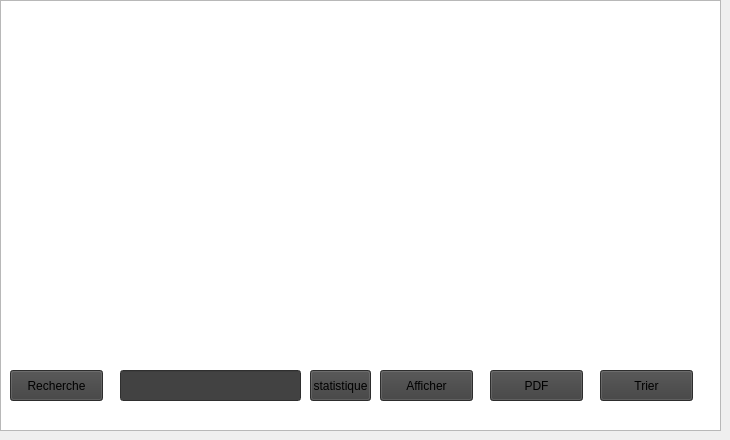
      <widget class="QWidget" name="tab_29">
       <attribute name="title">
        <string>Liste des utilisateurs </string>
       </attribute>
       <widget class="QTableWidget" name="table1">
        <property name="geometry">
         <rect>
          <x>-20</x>
          <y>0</y>
          <width>721</width>
          <height>421</height>
         </rect>
        </property>
        <property name="minimumSize">
         <size>
          <width>681</width>
          <height>0</height>
         </size>
        </property>
        <property name="font">
         <font>
          <pointsize>13</pointsize>
          <weight>50</weight>
          <bold>false</bold>
         </font>
        </property>
        <property name="styleSheet">
         <string notr="true">background-color: rgb(255, 255, 255);</string>
        </property>
        <row>
         <property name="text">
          <string/>
         </property>
        </row>
        <row>
         <property name="text">
          <string/>
         </property>
        </row>
        <row>
         <property name="text">
          <string/>
         </property>
        </row>
        <row>
         <property name="text">
          <string/>
         </property>
        </row>
       </widget>
       <widget class="QTableView" name="tableau">
        <property name="geometry">
         <rect>
          <x>0</x>
          <y>0</y>
          <width>721</width>
          <height>431</height>
         </rect>
        </property>
       </widget>
       <widget class="QPushButton" name="trier">
        <property name="geometry">
         <rect>
          <x>600</x>
          <y>370</y>
          <width>93</width>
          <height>31</height>
         </rect>
        </property>
        <property name="styleSheet">
         <string notr="true">background-color: rgb(63, 63, 63);</string>
        </property>
        <property name="text">
         <string>Trier</string>
        </property>
       </widget>
       <widget class="QPushButton" name="recherche">
        <property name="geometry">
         <rect>
          <x>10</x>
          <y>370</y>
          <width>93</width>
          <height>31</height>
         </rect>
        </property>
        <property name="styleSheet">
         <string notr="true">background-color: rgb(63, 63, 63);</string>
        </property>
        <property name="text">
         <string>Recherche</string>
        </property>
       </widget>
       <widget class="QLineEdit" name="chercher">
        <property name="geometry">
         <rect>
          <x>120</x>
          <y>370</y>
          <width>181</width>
          <height>31</height>
         </rect>
        </property>
        <property name="styleSheet">
         <string notr="true">background-color: rgb(66, 66, 66);</string>
        </property>
       </widget>
       <widget class="QPushButton" name="afficher">
        <property name="geometry">
         <rect>
          <x>380</x>
          <y>370</y>
          <width>93</width>
          <height>31</height>
         </rect>
        </property>
        <property name="styleSheet">
         <string notr="true">background-color: rgb(63, 63, 63);</string>
        </property>
        <property name="text">
         <string>Afficher</string>
        </property>
       </widget>
       <widget class="QPushButton" name="pdf_2">
        <property name="geometry">
         <rect>
          <x>490</x>
          <y>370</y>
          <width>93</width>
          <height>31</height>
         </rect>
        </property>
        <property name="styleSheet">
         <string notr="true">background-color: rgb(63, 63, 63);</string>
        </property>
        <property name="text">
         <string>PDF</string>
        </property>
       </widget>
       <widget class="QPushButton" name="statistique">
        <property name="geometry">
         <rect>
          <x>310</x>
          <y>370</y>
          <width>61</width>
          <height>31</height>
         </rect>
        </property>
        <property name="styleSheet">
         <string notr="true">background-color: rgb(63, 63, 63);</string>
        </property>
        <property name="text">
         <string>statistique</string>
        </property>
       </widget>
      </widget>
